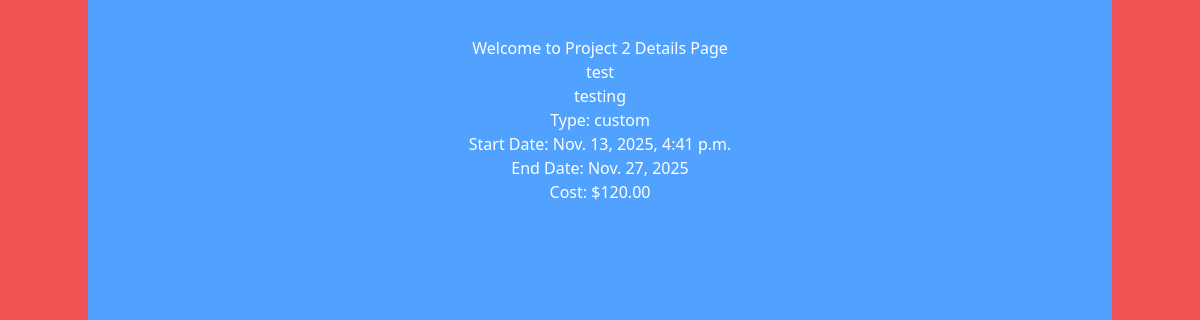
The page /project2/1/ on the database its author committed.
### project2/models.py (models this page shows, shortened)
class ProjectDetail(models.Model):
    title = models.CharField(max_length=200)
    image = models.ImageField(upload_to='project_images/')
    description = models.TextField()
    start_date = models.DateTimeField(default=timezone.now)
    end_date = models.DateField(null=True, blank=True)
    project_type = [("df","default"),("cf","custom")]
    type = models.CharField(max_length=2, choices=project_type)
    cost = models.DecimalField(max_digits=10, decimal_places=2,default=0.00)

### project2/views.py (the view)
# urls.py: path("<int:id>/", views.project2_detail, name="project2_detail"),
def project2_detail(request, id):
    details = get_object_or_404(ProjectDetail,pk=id)
    return render(request, 'project2/project2_detail.html',{'details':details})

### project2/templates/project2/project2_detail.html (shortened to what this page needs)
{% extends 'layout.html' %}
{% block content %}
<div class="container mx-auto bg-blue-400 h-screen">
    <div class="flex flex-col my-5 p-4 items-center justify-center">
        <h1>Welcome to Project 2 Details Page</h1>
        <h2>{{ details.title }}</h2>
        <p>{{ details.description }}</p>
        <p>Type: {{ details.get_type_display }}</p>
        <p>Start Date: {{ details.start_date }}</p>
        <p>End Date: {{ details.end_date }}</p>
        <p>Cost: ${{ details.cost }}</p>
    </div>
</div>
{% endblock %}

### static/style.css (style rules this page uses)
body { background-color: #f15454ff; color: white; display: flex; justify-content: center; align-items: center; }

### rows shown on the page
ProjectDetail: title "test", description "testing", type "custom", start_date "Nov. 13, 2025, 4:41 p.m.", end_date "Nov. 27, 2025", cost "120.00"
